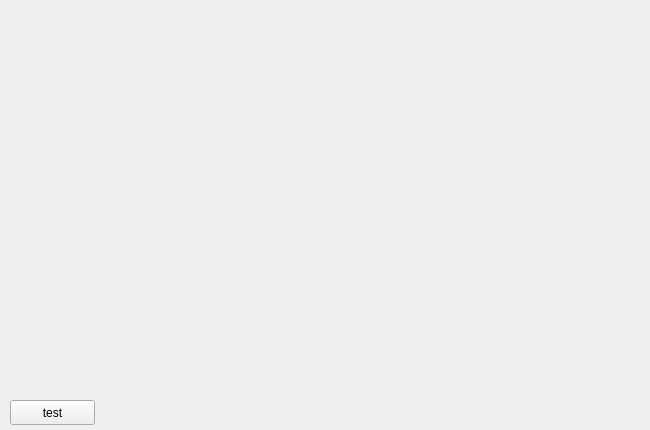
<?xml version="1.0" encoding="UTF-8"?>
<ui version="4.0">
 <class>Widget</class>
 <widget class="QWidget" name="Widget">
  <property name="geometry">
   <rect>
    <x>0</x>
    <y>0</y>
    <width>650</width>
    <height>430</height>
   </rect>
  </property>
  <property name="windowTitle">
   <string>Widget</string>
  </property>
  <widget class="QLabel" name="image">
   <property name="geometry">
    <rect>
     <x>0</x>
     <y>20</y>
     <width>640</width>
     <height>360</height>
    </rect>
   </property>
   <property name="text">
    <string/>
   </property>
  </widget>
  <widget class="QPushButton" name="button">
   <property name="geometry">
    <rect>
     <x>10</x>
     <y>400</y>
     <width>85</width>
     <height>25</height>
    </rect>
   </property>
   <property name="text">
    <string>test</string>
   </property>
  </widget>
 </widget>
 <layoutdefault spacing="6" margin="11"/>
 <resources/>
 <connections/>
</ui>
